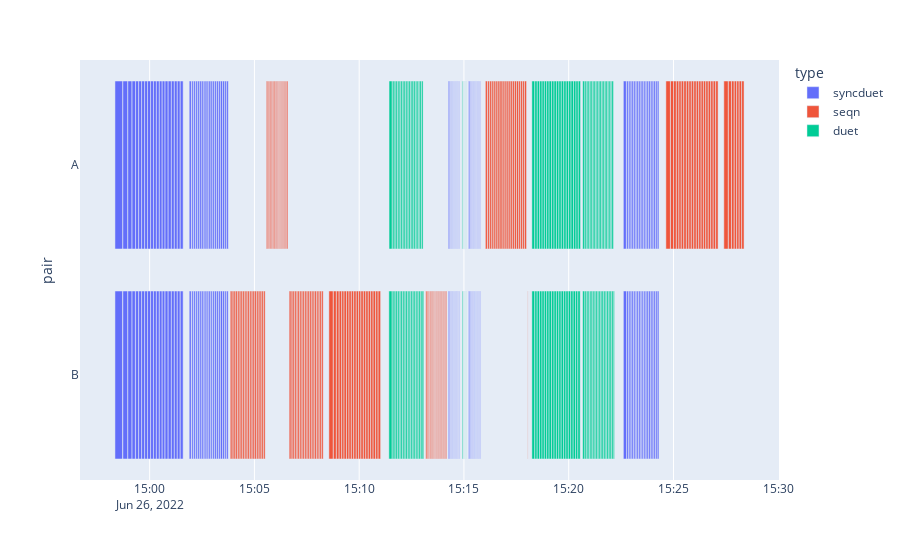
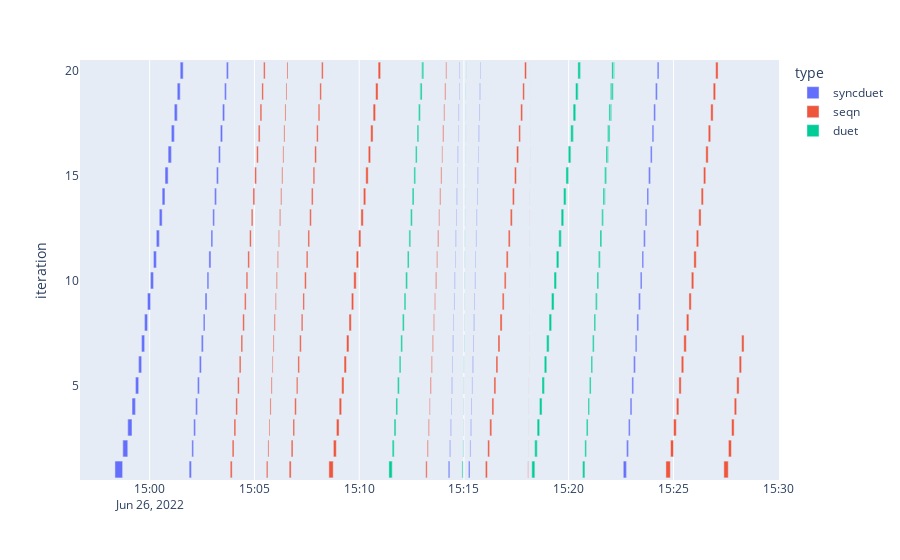

Notebook cell for these charts, in order:
### Markdown cell above
# Timeline

### Code cell
df = df_iterations[
    (
        (df_iterations["suite"].isin(["dacapo"]))
        # & (df_iterations["benchmark"].isin(["avrora"]))
        # & (df_iterations["runid"].isin([0]))
        # & (df_iterations["type"].isin(["duet", "syncduet", "seqn"]))
        # & (df_iterations["iteration"] <= 10)
        # & (df_iterations["hostname"].isin(["cirrus-1.graal.d3s.hide.ms.mff.cuni.cz"]))
        & (
            df_iterations["iteration_start"]
            < df_iterations[RF.start].min() + pd.DateOffset(minutes=30)
        )
    )
]
if df.shape[0] < 1000:
    px.timeline(
        df,
        x_start=RF.start,
        x_end=RF.end,
        y=RF.pair,
        color=RF.type,
        hover_data=[RF.benchmark, RF.time],
    ).show()
    px.timeline(
        df,
        x_start=RF.start,
        x_end=RF.end,
        y=RF.iteration,
        color=RF.type,
        hover_data=[RF.benchmark, RF.time],
    ).show()
else:
    print(f"Data too large to display properly {df.shape[0]}")

### Figure 1 — Plotly figure (JSON) as saved in the notebook; plotly's stock layout.template omitted (floating-point values rounded to 4 significant figures; data arrays with more than 128 entries replaced by an {"elided": "..."} marker saying what was removed)
{"data": [{"alignmentgroup": "True", "base": {"elided": "200 str values"}, "customdata": {"elided": "200x2 mixed values"}, "hovertemplate": "type=syncduet<br>iteration_start=%{base}<br>iteration_end=%{x}<br>pair=%{y}<br>benchmark=%{customdata[0]}<br>iteration_time=%{customdata[1]}<extra></extra>", "legendgroup": "syncduet", "marker": {"color": "#636efa", "pattern": {"shape": ""}}, "name": "syncduet", "offsetgroup": "syncduet", "orientation": "h", "showlegend": true, "textposition": "auto", "type": "bar", "x": {"elided": "200 int values"}, "xaxis": "x", "y": {"elided": "200 str values"}, "yaxis": "y"}, {"alignmentgroup": "True", "base": {"elided": "167 str values"}, "customdata": {"elided": "167x2 mixed values"}, "hovertemplate": "type=seqn<br>iteration_start=%{base}<br>iteration_end=%{x}<br>pair=%{y}<br>benchmark=%{customdata[0]}<br>iteration_time=%{customdata[1]}<extra></extra>", "legendgroup": "seqn", "marker": {"color": "#EF553B", "pattern": {"shape": ""}}, "name": "seqn", "offsetgroup": "seqn", "orientation": "h", "showlegend": true, "textposition": "auto", "type": "bar", "x": {"elided": "167 int values"}, "xaxis": "x", "y": {"elided": "167 str values"}, "yaxis": "y"}, {"alignmentgroup": "True", "base": {"elided": "160 str values"}, "customdata": {"elided": "160x2 mixed values"}, "hovertemplate": "type=duet<br>iteration_start=%{base}<br>iteration_end=%{x}<br>pair=%{y}<br>benchmark=%{customdata[0]}<br>iteration_time=%{customdata[1]}<extra></extra>", "legendgroup": "duet", "marker": {"color": "#00cc96", "pattern": {"shape": ""}}, "name": "duet", "offsetgroup": "duet", "orientation": "h", "showlegend": true, "textposition": "auto", "type": "bar", "x": {"elided": "160 int values"}, "xaxis": "x", "y": {"elided": "160 str values"}, "yaxis": "y"}], "layout": {"barmode": "overlay", "legend": {"title": {"text": "type"}, "tracegroupgap": 0}, "margin": {"t": 60}, "xaxis": {"anchor": "y", "domain": [0, 1], "type": "date"}, "yaxis": {"anchor": "x", "domain": [0, 1], "title": {"text": "pair"}}}}

### Figure 2 — Plotly figure (JSON) as saved in the notebook; plotly's stock layout.template omitted (floating-point values rounded to 4 significant figures; data arrays with more than 128 entries replaced by an {"elided": "..."} marker saying what was removed)
{"data": [{"alignmentgroup": "True", "base": {"elided": "200 str values"}, "customdata": {"elided": "200x2 mixed values"}, "hovertemplate": "type=syncduet<br>iteration_start=%{base}<br>iteration_end=%{x}<br>iteration=%{y}<br>benchmark=%{customdata[0]}<br>iteration_time=%{customdata[1]}<extra></extra>", "legendgroup": "syncduet", "marker": {"color": "#636efa", "pattern": {"shape": ""}}, "name": "syncduet", "offsetgroup": "syncduet", "orientation": "h", "showlegend": true, "textposition": "auto", "type": "bar", "x": {"elided": "200 int values"}, "xaxis": "x", "y": {"elided": "200 int values"}, "yaxis": "y"}, {"alignmentgroup": "True", "base": {"elided": "167 str values"}, "customdata": {"elided": "167x2 mixed values"}, "hovertemplate": "type=seqn<br>iteration_start=%{base}<br>iteration_end=%{x}<br>iteration=%{y}<br>benchmark=%{customdata[0]}<br>iteration_time=%{customdata[1]}<extra></extra>", "legendgroup": "seqn", "marker": {"color": "#EF553B", "pattern": {"shape": ""}}, "name": "seqn", "offsetgroup": "seqn", "orientation": "h", "showlegend": true, "textposition": "auto", "type": "bar", "x": {"elided": "167 int values"}, "xaxis": "x", "y": {"elided": "167 int values"}, "yaxis": "y"}, {"alignmentgroup": "True", "base": {"elided": "160 str values"}, "customdata": {"elided": "160x2 mixed values"}, "hovertemplate": "type=duet<br>iteration_start=%{base}<br>iteration_end=%{x}<br>iteration=%{y}<br>benchmark=%{customdata[0]}<br>iteration_time=%{customdata[1]}<extra></extra>", "legendgroup": "duet", "marker": {"color": "#00cc96", "pattern": {"shape": ""}}, "name": "duet", "offsetgroup": "duet", "orientation": "h", "showlegend": true, "textposition": "auto", "type": "bar", "x": {"elided": "160 int values"}, "xaxis": "x", "y": {"elided": "160 int values"}, "yaxis": "y"}], "layout": {"barmode": "overlay", "legend": {"title": {"text": "type"}, "tracegroupgap": 0}, "margin": {"t": 60}, "xaxis": {"anchor": "y", "domain": [0, 1], "type": "date"}, "yaxis": {"anchor": "x", "domain": [0, 1], "title": {"text": "iteration"}}}}
